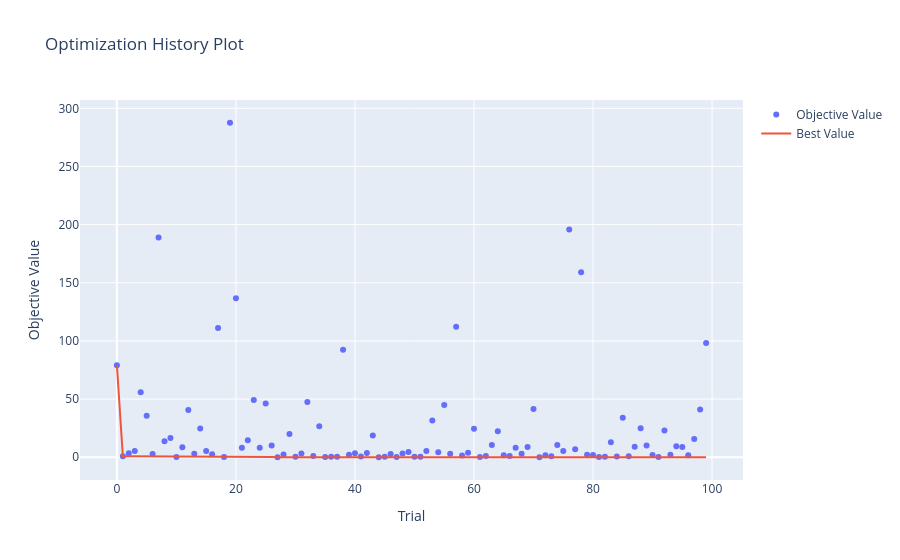

Notebook cell for this chart:
### Code cell
import optuna
import optuna.visualization as vis


def objective(trial):
    x = trial.suggest_float('x', -10, 10)
    y = trial.suggest_float('y', -10, 10)
    return (x - y) ** 2

study = optuna.create_study()
study.optimize(objective, n_trials=100)
